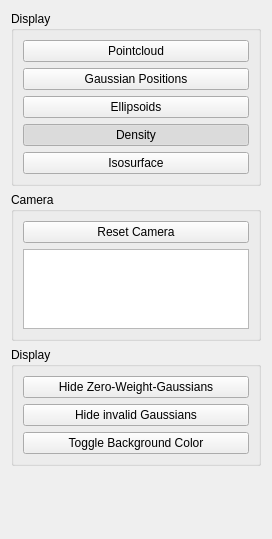
        <widget class="QWidget" name="scrollAreaWidgetContents_3">
         <property name="geometry">
          <rect>
           <x>0</x>
           <y>0</y>
           <width>272</width>
           <height>539</height>
          </rect>
         </property>
         <layout class="QVBoxLayout" name="verticalLayout_2">
          <item>
           <widget class="QGroupBox" name="groupBox_2">
            <property name="maximumSize">
             <size>
              <width>16777215</width>
              <height>210</height>
             </size>
            </property>
            <property name="title">
             <string>Display</string>
            </property>
            <layout class="QVBoxLayout" name="verticalLayout">
             <item>
              <widget class="QPushButton" name="cb_displayPointcloud">
               <property name="text">
                <string>Pointcloud</string>
               </property>
               <property name="checkable">
                <bool>true</bool>
               </property>
               <property name="checked">
                <bool>false</bool>
               </property>
              </widget>
             </item>
             <item>
              <widget class="QPushButton" name="cb_displayGMPositions">
               <property name="text">
                <string>Gaussian Positions</string>
               </property>
               <property name="checkable">
                <bool>true</bool>
               </property>
              </widget>
             </item>
             <item>
              <widget class="QPushButton" name="cb_displayEllipsoids">
               <property name="text">
                <string>Ellipsoids</string>
               </property>
               <property name="checkable">
                <bool>true</bool>
               </property>
              </widget>
             </item>
             <item>
              <widget class="QPushButton" name="cb_displayDensity">
               <property name="text">
                <string>Density</string>
               </property>
               <property name="checkable">
                <bool>true</bool>
               </property>
               <property name="checked">
                <bool>true</bool>
               </property>
              </widget>
             </item>
             <item>
              <widget class="QPushButton" name="cb_displayIsosurface">
               <property name="text">
                <string>Isosurface</string>
               </property>
               <property name="checkable">
                <bool>true</bool>
               </property>
              </widget>
             </item>
            </layout>
           </widget>
          </item>
          <item>
           <widget class="QGroupBox" name="groupBox_3">
            <property name="maximumSize">
             <size>
              <width>16777215</width>
              <height>160</height>
             </size>
            </property>
            <property name="title">
             <string>Camera</string>
            </property>
            <layout class="QVBoxLayout" name="verticalLayout_4">
             <item>
              <widget class="QPushButton" name="btn_camReset">
               <property name="text">
                <string>Reset Camera</string>
               </property>
              </widget>
             </item>
             <item>
              <widget class="QPlainTextEdit" name="txt_caminfo">
               <property name="maximumSize">
                <size>
                 <width>16777215</width>
                 <height>80</height>
                </size>
               </property>
               <property name="readOnly">
                <bool>true</bool>
               </property>
              </widget>
             </item>
            </layout>
           </widget>
          </item>
          <item>
           <widget class="QGroupBox" name="groupBox_4">
            <property name="maximumSize">
             <size>
              <width>16777215</width>
              <height>140</height>
             </size>
            </property>
            <property name="title">
             <string>Display</string>
            </property>
            <layout class="QVBoxLayout" name="verticalLayout_5">
             <item>
              <widget class="QPushButton" name="btn_hidezero">
               <property name="text">
                <string>Hide Zero-Weight-Gaussians</string>
               </property>
               <property name="checkable">
                <bool>true</bool>
               </property>
              </widget>
             </item>
             <item>
              <widget class="QPushButton" name="btn_hideinvalid">
               <property name="text">
                <string>Hide invalid Gaussians</string>
               </property>
               <property name="checkable">
                <bool>true</bool>
               </property>
               <property name="default">
                <bool>false</bool>
               </property>
              </widget>
             </item>
             <item>
              <widget class="QPushButton" name="btn_backgr">
               <property name="text">
                <string>Toggle Background Color</string>
               </property>
              </widget>
             </item>
            </layout>
           </widget>
          </item>
          <item>
           <spacer name="verticalSpacer">
            <property name="orientation">
             <enum>Qt::Vertical</enum>
            </property>
            <property name="sizeHint" stdset="0">
             <size>
              <width>20</width>
              <height>40</height>
             </size>
            </property>
           </spacer>
          </item>
         </layout>
        </widget>
